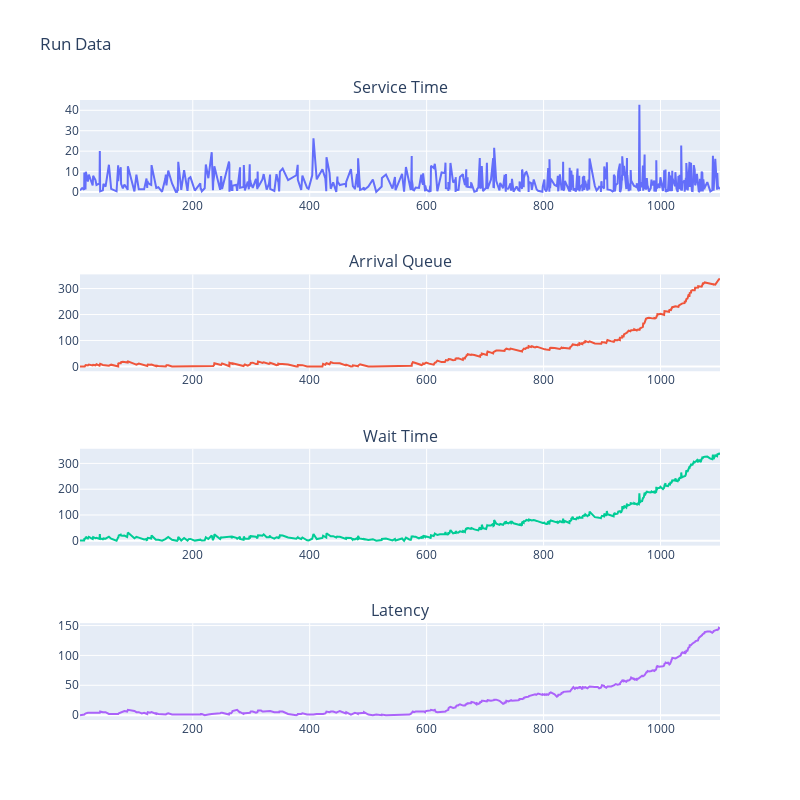
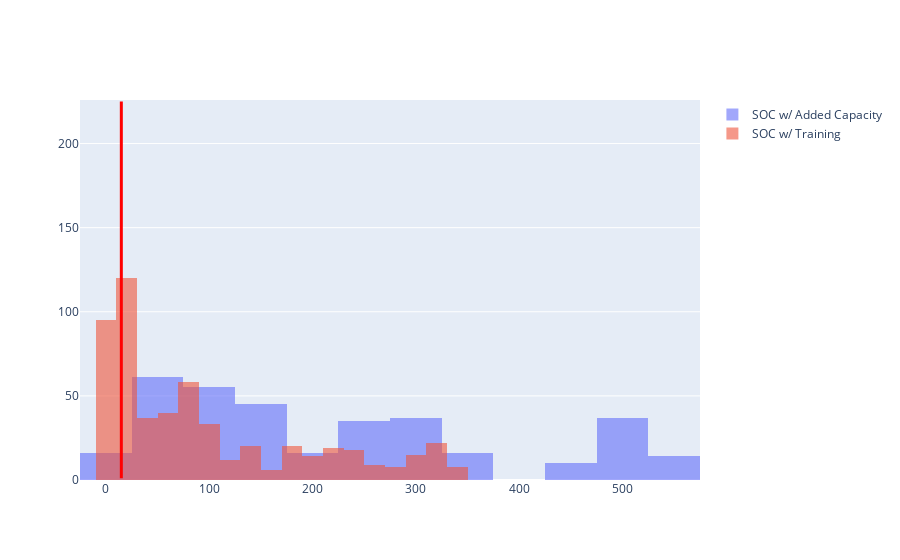

Notebook cell for these charts, in order:
### Code cell
fig = build_run_fig(Q_train)
fig.show()

fig, df =  build_multi_bar([Q_add_cap, Q_train], [ "SOC w/ Added Capacity", "SOC w/ Training"], "latency", slo=15)
#plotly.offline.iplot(fig)
fig.show()

### Figure 1 — Plotly figure (JSON) as saved in the notebook; plotly's stock layout.template omitted (floating-point values rounded to 4 significant figures; data arrays with more than 128 entries replaced by an {"elided": "..."} marker saying what was removed)
{"data": [{"type": "scatter", "x": {"elided": "554 float values"}, "xaxis": "x", "y": {"elided": "554 float values"}, "yaxis": "y"}, {"type": "scatter", "x": {"elided": "554 float values"}, "xaxis": "x2", "y": {"elided": "554 float values"}, "yaxis": "y2"}, {"type": "scatter", "x": {"elided": "554 float values"}, "xaxis": "x3", "y": {"elided": "554 float values"}, "yaxis": "y3"}, {"type": "scatter", "x": {"elided": "554 float values"}, "xaxis": "x4", "y": {"elided": "554 int values"}, "yaxis": "y4"}], "layout": {"annotations": [{"font": {"size": 16}, "showarrow": false, "text": "Service Time", "x": 0.5, "xanchor": "center", "xref": "paper", "y": 1, "yanchor": "bottom", "yref": "paper"}, {"font": {"size": 16}, "showarrow": false, "text": "Arrival Queue", "x": 0.5, "xanchor": "center", "xref": "paper", "y": 0.7188, "yanchor": "bottom", "yref": "paper"}, {"font": {"size": 16}, "showarrow": false, "text": "Wait Time", "x": 0.5, "xanchor": "center", "xref": "paper", "y": 0.4375, "yanchor": "bottom", "yref": "paper"}, {"font": {"size": 16}, "showarrow": false, "text": "Latency", "x": 0.5, "xanchor": "center", "xref": "paper", "y": 0.1562, "yanchor": "bottom", "yref": "paper"}], "height": 800, "showlegend": false, "title": {"text": "Run Data"}, "width": 800, "xaxis": {"anchor": "y", "domain": [0, 1]}, "xaxis2": {"anchor": "y2", "domain": [0, 1]}, "xaxis3": {"anchor": "y3", "domain": [0, 1]}, "xaxis4": {"anchor": "y4", "domain": [0, 1]}, "yaxis": {"anchor": "x", "domain": [0.8438, 1]}, "yaxis2": {"anchor": "x2", "domain": [0.5625, 0.7188]}, "yaxis3": {"anchor": "x3", "domain": [0.2812, 0.4375]}, "yaxis4": {"anchor": "x4", "domain": [0, 0.1562]}}}

### Figure 2 — Plotly figure (JSON) as saved in the notebook; plotly's stock layout.template omitted (floating-point values rounded to 4 significant figures; data arrays with more than 128 entries replaced by an {"elided": "..."} marker saying what was removed)
{"data": [{"name": "SOC w/ Added Capacity", "opacity": 0.6, "type": "histogram", "x": {"elided": "342 float values"}}, {"name": "SOC w/ Training", "opacity": 0.6, "type": "histogram", "x": {"elided": "554 float values"}}], "layout": {"barmode": "overlay", "shapes": [{"line": {"color": "Red", "width": 3}, "type": "line", "x0": 15, "x1": 15, "y0": 1, "y1": 225}]}}
